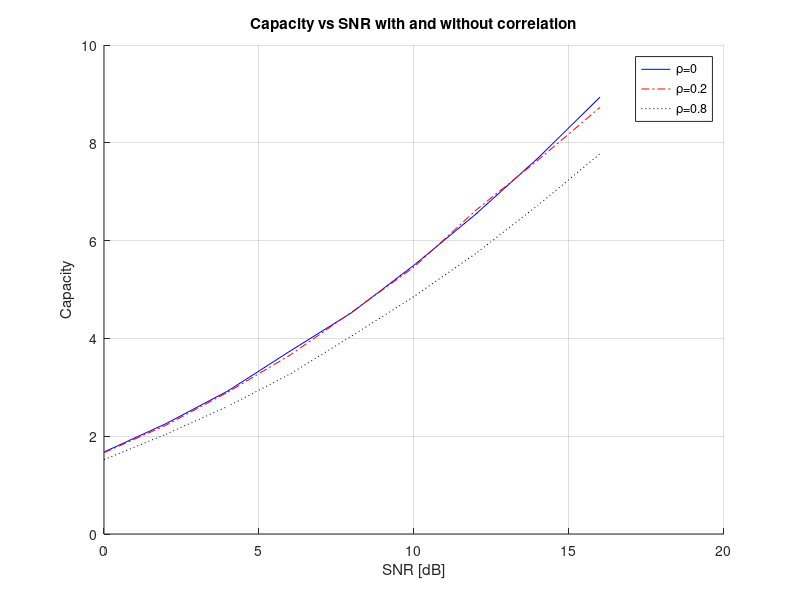

Recreate this plot in MATLAB.
clear all
close all
clc
M = 1000;
rho = [0 .2 .8];
SNR = [0:2:16];

s = {'b-','r-.','k:'};
figure;
xlabel('SNR [dB]');
ylabel('Capacity');
title('Capacity vs SNR with and without correlation')
grid on
hold on;

for l = 1:length(rho),
    l
    R_t = eye(2);
    R_r = [1 rho(l);rho(l) 1]
    for snr_idx = 1:length(SNR),
        snr = 10^(SNR(snr_idx)/10);
        for m = 1:M,
            Hw = (randn(2,2)+1i*randn(2,2))/sqrt(2);
            H = R_r^(.5)*Hw*R_t^(.5);
            C(m,snr_idx)=log2((det(eye(2)+snr*H*H'/2)));
        end
        Capacity(snr_idx,l) = mean(C(:,snr_idx));
    end
    linetype = s(l);
    plot(SNR,Capacity(:,l),deal(linetype{:}));
    pause
end

legend('\rho=0','\rho=0.2','\rho=0.8');